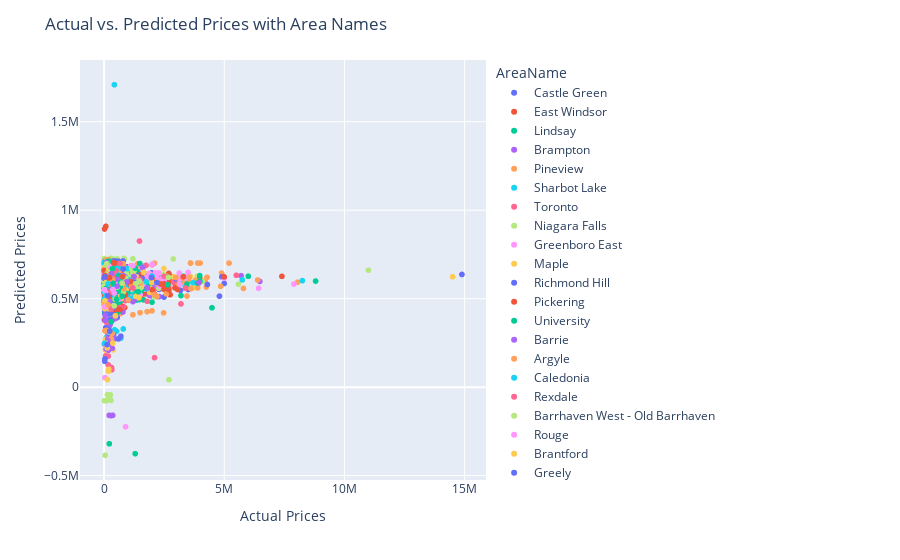

Notebook source saved alongside this figure:
### Code cell
import plotly.express as px

# Create a DataFrame with the necessary information
plot_data = pd.DataFrame({'Actual Prices': y_test, 'Predicted Prices': predictions, 'AreaName': X_test['AreaName']})

# Create an interactive scatter plot
fig = px.scatter(plot_data, x='Actual Prices', y='Predicted Prices', color='AreaName', hover_data=['AreaName'])
fig.update_layout(title='Actual vs. Predicted Prices with Area Names')
fig.show()
